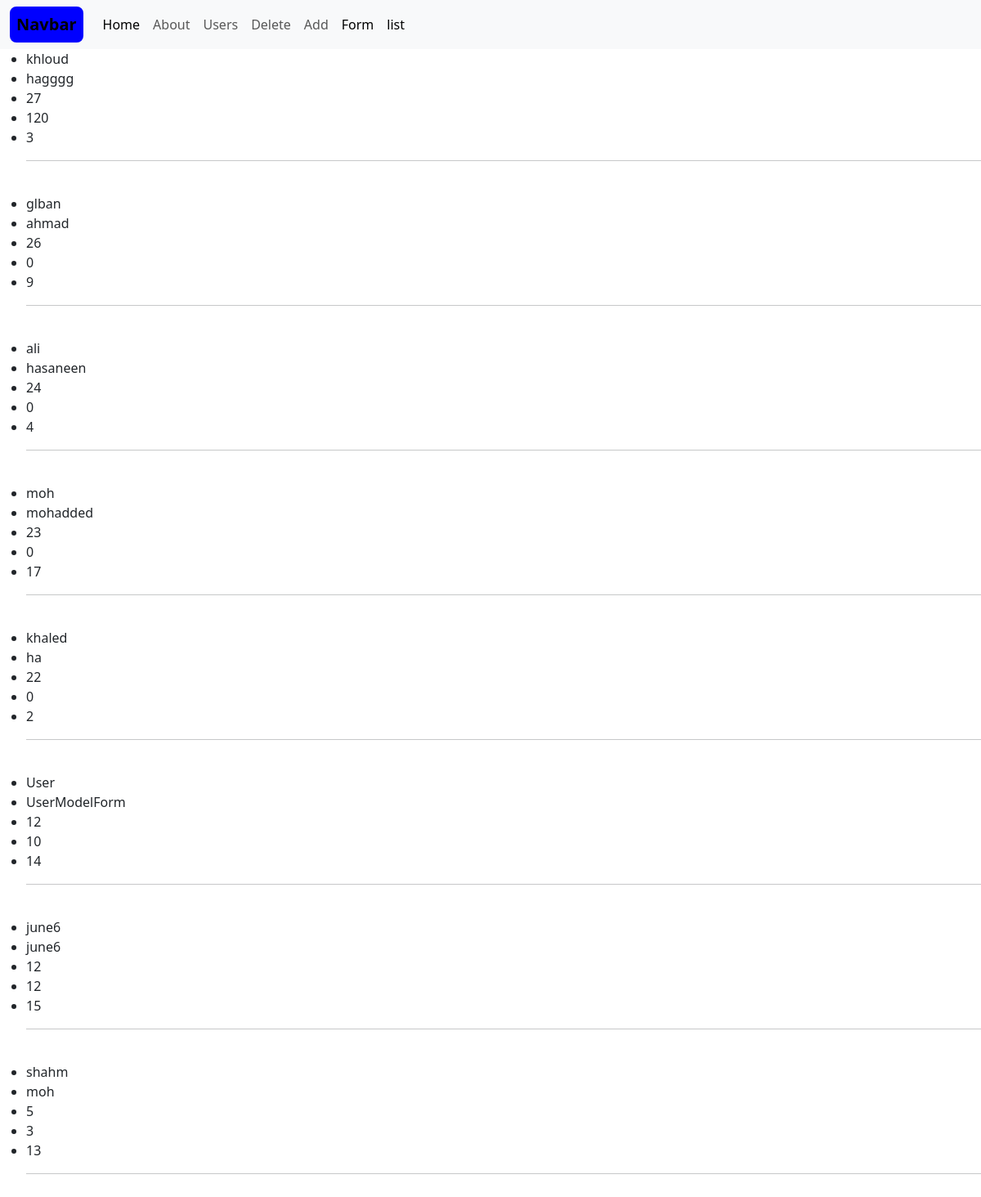
The page /app/users on the database its author committed.
### app/models.py (models this page shows, shortened)
class User(models.Model):
    first_name = models.CharField(max_length=100)
    last_name = models.CharField(unique=True)
    age = models.IntegerField()
    number = models.IntegerField(default='0', validators=[
            MinValueValidator(0),
            MaxValueValidator(9999999999)
        ])
    class Meta:
        verbose_name = 'User'
        verbose_name_plural = 'Users_List'
        ordering = ['-age']  # Order by age descending
        unique_together = ('first_name', 'last_name')  # Ensure unique combination of first and last name

### app/views.py (the view)
# urls.py: path('users', views.users, name='users'),
def users(request):
    data = models.User.objects.all()
    return render(request, 'app/usersTemplate.html', {'users': data})

### app/templates/app/usersTemplate.html
{% extends 'app/layout.html' %}
   {% block content %}
     <ul>
        {% for user in users  %}
            <li>{{user.first_name}}</li>
            <li>{{user.last_name}}</li>
            <li>{{user.age}}</li>
            <li>{{user.number}}</li>
            <li>{{user.id}}</li>
            <hr>
            <br>
        {% endfor %}
    </ul>
   {% endblock content %}

### app/templates/app/layout.html (shortened to what this page needs)
{% load django_bootstrap5 %}
{% load  static %}
<!DOCTYPE html>
<html lang="en">
<head>
     <link href="https://cdn.jsdelivr.net/npm/bootstrap@5.3.6/dist/css/bootstrap.min.css" rel="stylesheet">
     <link rel="stylesheet" href="{% static 'css/style.css' %}">
</head>
<body>
<nav class="navbar navbar-expand-lg bg-body-tertiary">
  <div class="container-fluid">
    <a class="navbar-brand" href="/app">Navbar</a>
    <div class="collapse navbar-collapse" id="navbarNav">
      <ul class="navbar-nav">
        <li class="nav-item">
          <a class="nav-link active" aria-current="page" href="{% url 'app:home' %}">Home</a>
        </li>
        <li class="nav-item">
          <a class="nav-link" href="{% url 'app:about' %}">About</a>
        </li>
        <li class="nav-item">
          <a class="nav-link" href="{% url 'app:users' %}">Users</a>
        </li>
        <li class="nav-item">
          <a class="nav-link" href="{% url 'app:deleteUser' %}">Delete</a>
        </li>
         <li class="nav-item">
          <a class="nav-link" href="{% url 'app:addUser' %}">Add</a>
        </li>
      <li class="nav-item">
          <a class="nav-link active" aria-current="page" href="{% url 'app:form' %}">Form</a>
        </li>
          <li class="nav-item">
          <a class="nav-link active" aria-current="page" href="{% url 'app:list' %}">list</a>
        </li>
      </ul>
    </div>
  </div>
</nav>
    {% block content %}
    {% endblock content %}
</body>
</html>

### static/css/style.css (style rules this page uses)
div { color: green }
a { color: white; padding: 6px; font-weight: bold; line-height: 1.5; text-align: center; align-items: center; text-decoration: none; border-radius: 8px; border: 2px solid blue; background: blue ; }

### rows shown on the page
User: first_name "khloud", last_name "hagggg", age "27", number "120", id "3"
User: first_name "glban", last_name "ahmad", age "26", number "0", id "9"
User: first_name "ali", last_name "hasaneen", age "24", number "0", id "4"
User: first_name "moh", last_name "mohadded", age "23", number "0", id "17"
User: first_name "khaled", last_name "ha", age "22", number "0", id "2"
User: first_name "User", last_name "UserModelForm", age "12", number "10", id "14"
User: first_name "june6", last_name "june6", age "12", number "12", id "15"
User: first_name "shahm", last_name "moh", age "5", number "3", id "13"
